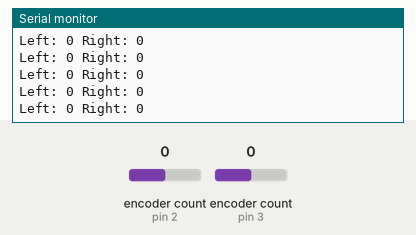
The sketch below on a simulated Arduino Uno, built with avr-gcc and run on an emulated ATmega328P. Shown: the last lines printed to the serial monitor. The inputs (shaded band) are chosen by the test bench; at power-on: encoder count (sensors on pin 2, pin 3) 0.

Above: at 1.2 s.
1.3 s: encoder count (sensor on pin 2) set to 1
At 1.31 s:
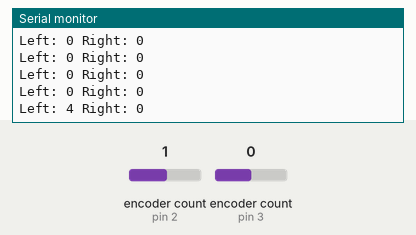
2.8 s: encoder count (sensor on pin 3) set to 1
At 2.82 s:
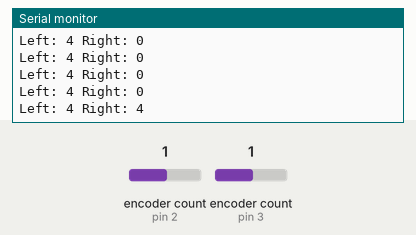
4.3 s: encoder count (sensor on pin 2) set to 2
At 4.33 s:
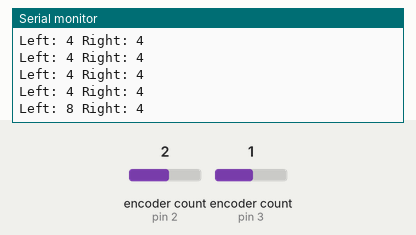
5.8 s: encoder count (sensor on pin 3) set to 2
At 5.84 s:
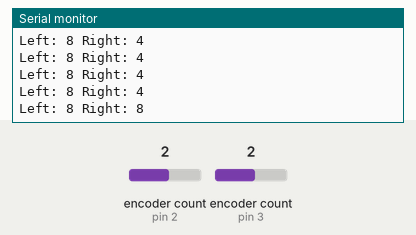
Timing chart, 0 to 8.3 s (numbered marks = the images above; inputs shaded):
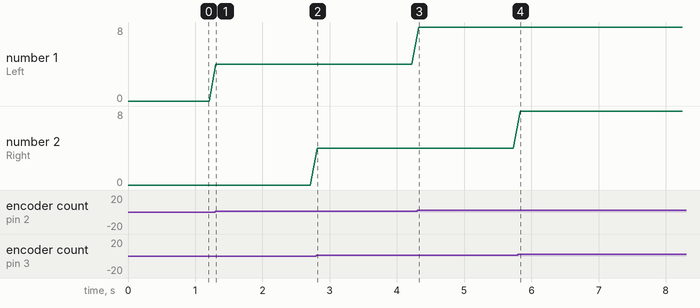

The sketch:

EncoderTest.ino
```cpp
//Needs this encoder library
//http://www.pjrc.com/teensy/td_libs_Encoder.html
#include <Encoder.h>

long oldLeft  = 0;
long oldRight = 0;
long newLeft, newRight, diffLeft, diffRight;

//Encoders
Encoder EncMotorL(2,4);
Encoder EncMotorR(3,5);

void setup() {
  //serial for debug
  Serial.begin(9600);

  //get starting encoder
  oldLeft = EncMotorL.read();
  oldRight = EncMotorR.read();
}

void loop() {
  // put your main code here, to run repeatedly:
  newLeft = EncMotorL.read();
  newRight = EncMotorR.read();
  diffLeft = newLeft - oldLeft;
  diffRight = newRight - oldRight;

  Serial.print("Left: ");
  Serial.print(diffLeft);
  Serial.print(" Right: ");
  Serial.println(diffRight);

  delay(100);
}
```

Measured:
- after the input at 1.3 s, the serial monitor: prints a new line at once (image 1)
- after the input at 2.8 s, the serial monitor: prints a new line at once (image 2)
- after the input at 4.3 s, the serial monitor: prints a new line at once (image 3)
- after the input at 5.8 s, the serial monitor: prints a new line at once (image 4)
- plotted number 1: 0 → 4 after the input at 1.3 s, 4 → 8 after the input at 4.3 s
